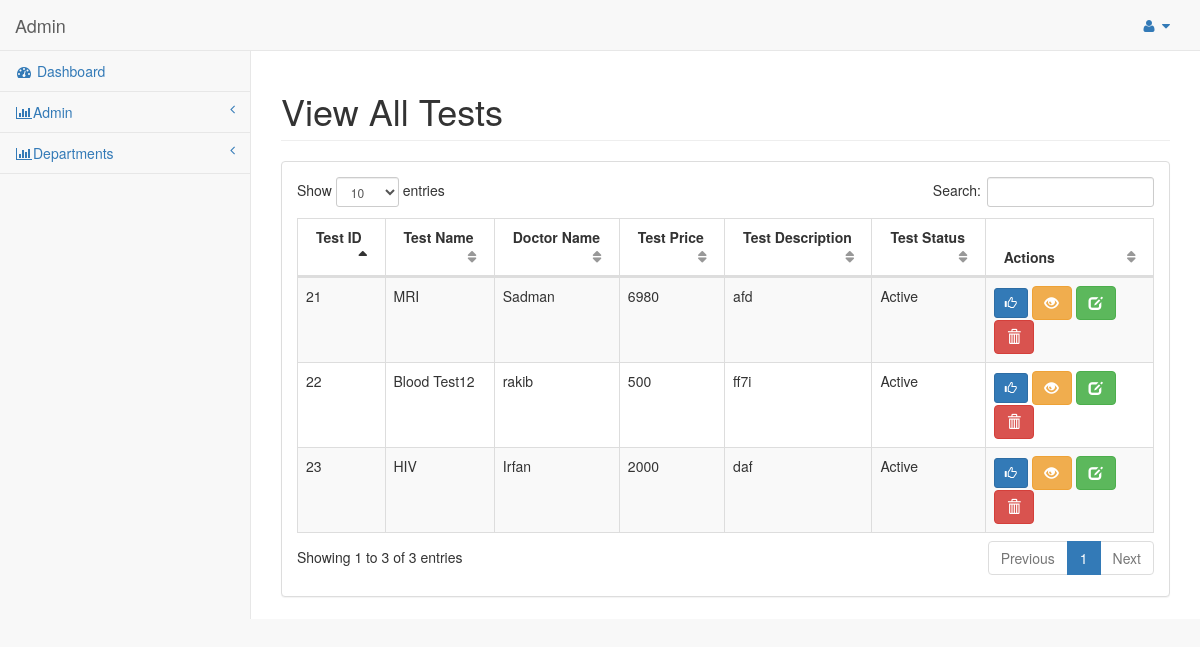
Before: /index.php/test/manage_test with the older database file.
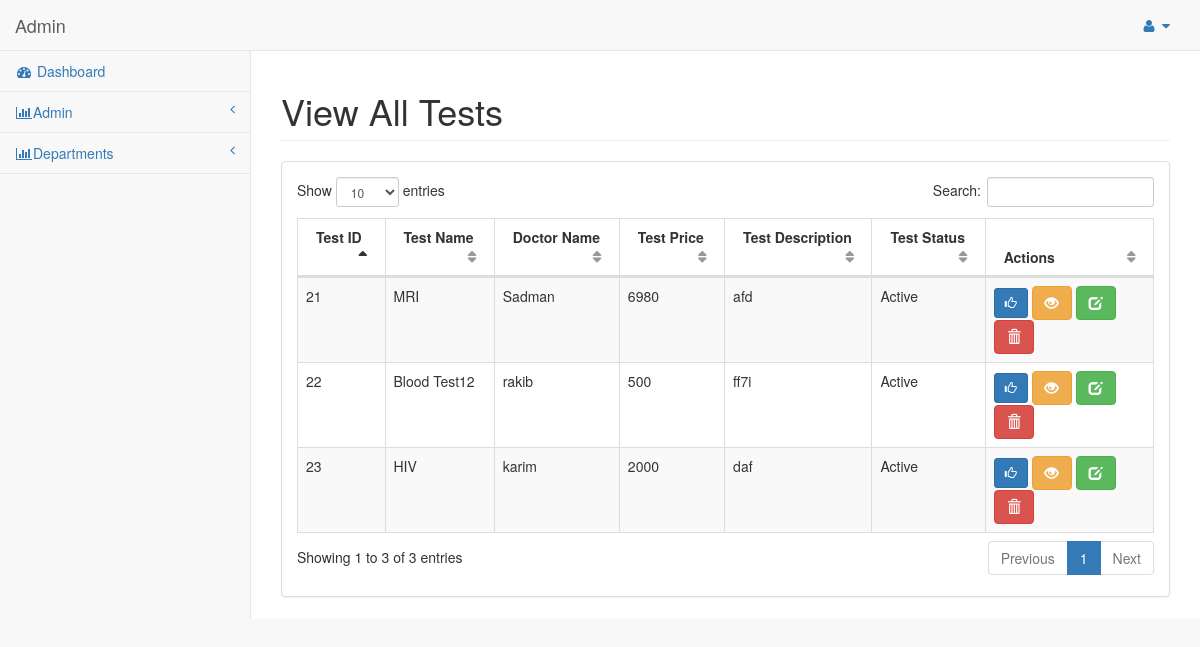
After: the same page with the newer database file.
### tables this page shows
CREATE TABLE `tbl_test` (
  `test_id` int(11) NOT NULL,
  `doc_id` int(11) NOT NULL,
  `test_name` varchar(100) NOT NULL,
  `test_price` int(100) NOT NULL,
  `test_desc` text NOT NULL,
  `test_status` tinyint(3) NOT NULL
);

CREATE TABLE `tbl_doctor` (
  `doc_id` int(11) NOT NULL,
  `hospital_id` int(11) NOT NULL,
  `admin_id` int(11) NOT NULL,
  `doc_name` varchar(255) NOT NULL,
  `doc_image` text NOT NULL,
  `doc_email` varchar(255) NOT NULL,
  `doc_password` varchar(255) NOT NULL,
  `doc_mobile_no` varchar(16) NOT NULL,
  `doc_qualification` varchar(255) NOT NULL,
  `doc_designation` varchar(255) NOT NULL,
  `doc_category` varchar(255) NOT NULL,
  `doc_birth_date` date NOT NULL,
  `doc_join_date` date NOT NULL,
  `doc_chamber` varchar(255) NOT NULL,
  `doc_fee` int(100) NOT NULL,
  `doc_status` tinyint(3) NOT NULL
);

### application/controllers/Test.php (called while the page is built, shortened)
<?php
class Test extends CI_Controller
{
    public function __construct()
    {
        $this->load->model('test_model');
    }
    public function manage_test()
    {
        $data = array();
        $data['test_data'] = $this->test_model->select_all_tests();
        $data['dashboard'] = $this->load->view('admin/admin_pages/manage_test_form', $data, true);
        $this->load->view('admin/admin_master', $data);
    }
}

### index.php (called while the page is built, shortened)
<?php
require_once BASEPATH.'core/CodeIgniter.php';

### application/models/Test_model.php (called while the page is built, shortened)
<?php
class Test_model extends CI_Model
{
    public function select_all_tests()
    {
        $result= $this->db->select('*')
            ->from('tbl_test')
            ->get()
            ->result();
        return $result;
    }
}

### application/models/Doctor_model.php (called while the page is built, shortened)
<?php
class Doctor_model extends CI_Model
{
    public function get_doctor_record_for_image($doc_image)
    {
        return $this->db->where('doc_id', $doc_image)->get('tbl_doctor')->row();
    }
}

### application/views/admin/admin_pages/manage_test_form.php (the view, shortened to what this page needs)
<div class="row">
    <div class="col-lg-12">
        <h1 class="page-header">View All Tests</h1>
    </div>
</div>
<div class="row">
    <div class="col-lg-12">
        <div class="panel panel-default">
            <div class="panel-body">
                <table width="100%" class="table table-striped table-bordered table-hover" id="dataTables-example">
                    <thead>
                    <tr>
                        <th>Test ID</th>
                        <th>Test Name</th>
                        <th>Doctor Name</th>
                        <th>Test Price</th>
                        <th>Test Description</th>
                        <th>Test Status</th>
                        <th>Actions</th>
                    </tr>
                    </thead>
                    <tbody>
                    <?php
                    foreach ($test_data as $v_test) {
                        $doc_name = $this->doctor_model->get_doctor_record_for_image($v_test->doc_id);
                        ?>
                        <tr>
                            <td><?php echo $v_test->test_id?></td>
                            <td><?php echo $v_test->test_name?></td>
                            <td><?php echo $doc_name->doc_name?></td>
                            <td><?php echo $v_test->test_price?></td>
                            <td><?php echo $v_test->test_desc?></td>
                            <td>
                                <?php
                                if($v_test->test_status ==1){
                                    echo 'Active';
                                }
                                elseif($v_test->test_status ==2){
                                    echo 'Inactive';
                                }
                                ?>
                            </td>
                            <td>
                                <?php if($v_test->test_status ==1 ){?>
                                    <a href="<?php echo base_url("change-test-status/$v_test->test_id/2")?>" class='btn btn-primary btn-sm' title="Update Status">
                                        <i class="glyphicon glyphicon-thumbs-up"></i>
                                    </a>
                                <?php } elseif($v_test->test_status ==2) { ?>
                                    <a href="<?php echo base_url("change-test-status/$v_test->test_id/1")?>" class='btn btn-primary btn-sm' title="Update Status">
                                        <i class="glyphicon glyphicon-thumbs-down"></i>
                                    </a>
                                <?php } ?>
                                <a href="<?php echo base_url("view-test/$v_test->test_id")?>" class="btn btn-warning" title="View"><span class="glyphicon glyphicon-eye-open"></span></a>
                                <a href="<?php echo base_url("edit-test/$v_test->test_id")?>" class="btn btn-success" title="Edit"><span class="glyphicon glyphicon-edit"></span></a>
                                <a href="<?php echo base_url("delete-test/$v_test->test_id")?>" class="btn btn-danger" title="Delete" onclick="return confirm('Are you sure want to delete!!')"><span class="glyphicon glyphicon-trash"></span></a>
                            </td>
                        </tr>
                    <?php }?>
                    </tbody>
                </table>
            </div>
        </div>
    </div>
</div>

Changed rows visible on the page:
changed through a linked row, tbl_test "HIV": doc.doc_name "Irfan" → "karim"
